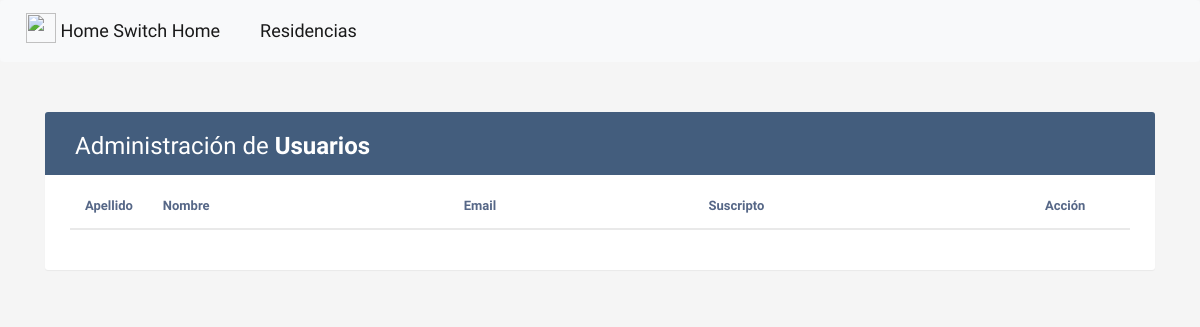
The page /crudUsuarios.php?pagina=2 on the database as committed earlier.
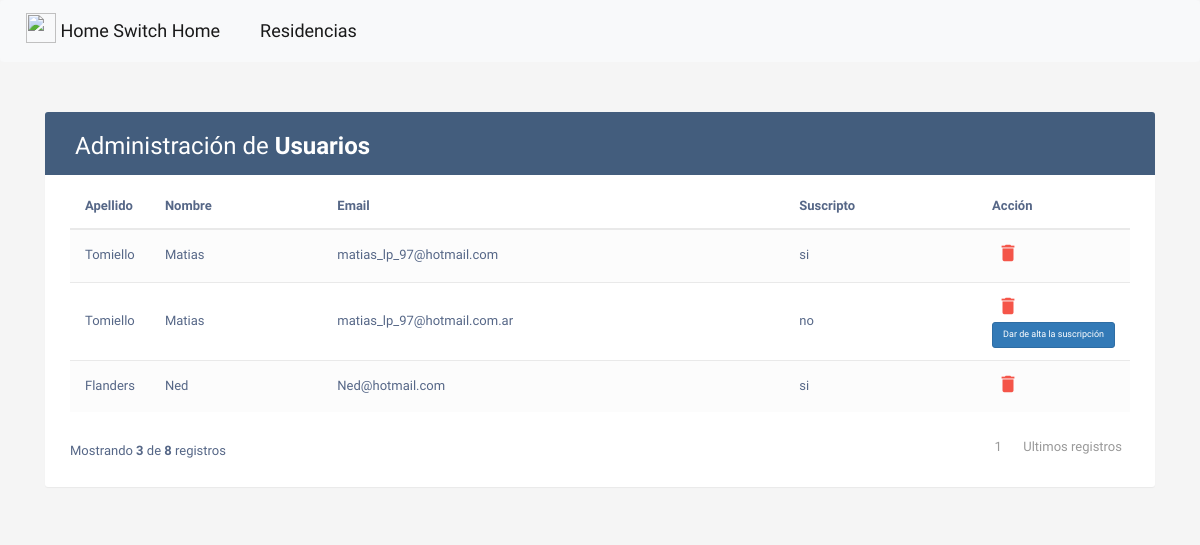
The same page on the database as committed later.
### tables this page shows
CREATE TABLE `usuario` (
  `id` int(11) NOT NULL,
  `email` varchar(45) NOT NULL,
  `apellido` varchar(45) NOT NULL,
  `nombre` varchar(45) NOT NULL,
  `contrasenia` varchar(45) NOT NULL,
  `suscripto` enum('si','no') NOT NULL,
  `tarjeta_credito` bigint(16) NOT NULL,
  `numero_seguridad` int(3) NOT NULL,
  `actualizar` enum('si','no') NOT NULL
);

### crudUsuarios.php (the view, shortened to what this page needs)
<!DOCTYPE html>
<html lang="es">
<?php
include("links.php");
$conexion = conectar();
?>
<head>
	<link rel="stylesheet" href="https://maxcdn.bootstrapcdn.com/font-awesome/4.7.0/css/font-awesome.min.css">
	<link rel="stylesheet" href="https://maxcdn.bootstrapcdn.com/bootstrap/3.3.7/css/bootstrap.min.css">
	<link rel="stylesheet" href="css/style_crudResidencia.css">
</head>
<?php
$por_pagina = 5;
if (isset($_GET['pagina'])) {
	$pagina = $_GET['pagina'];
} else {
	$pagina = 1;
}
$empieza = ($pagina - 1) * $por_pagina;
$query = "SELECT * FROM usuario ORDER BY email LIMIT $empieza, $por_pagina";
$resultado = mysqli_query($conexion, $query);
?>
<body>
	<nav class="navbar navbar-expand-lg navbar-light bg-light">
	  <a class="navbar-brand" href="crudUsuarios.php">
	    <img style="margin-top: -8px;" src="Logos/Logos/HSH-Logo.svg" width="30" height="30" class="mb-3 d-inline-block align-top" alt="">
	    Home Switch Home
	  </a>
	  <a class="navbar-brand" href="crudResidencia.php">Residencias</a>
	</nav>
	<div class="container">
		<div class="table-wrapper">
			<div class="table-title">
				<div class="row">
					<div class="col-sm-6">
						<h2>Administración de <b>Usuarios</b></h2>
					</div>
				</div>
			</div>
			<table class="table table-striped table-hover">
				<thead>
					<tr>
						<th>Apellido</th>
						<th>Nombre</th>
						<th>Email</th>
						<th>Suscripto</th>
						<th>Acción</th>
					</tr>
				</thead>
				<tbody>
					<?php
					$j = 0;
					while ($fila = mysqli_fetch_assoc($resultado)) {
						$id = $fila['id'];
						$j++;
						?>
						<tr>
							<td><?php echo utf8_encode(utf8_decode($fila['apellido'])); ?></td>
							<td><?php echo utf8_encode(utf8_decode($fila['nombre'])); ?></td>
							<td><?php echo utf8_encode(utf8_decode($fila['email'])); ?></td>
							<td><?php echo $fila['suscripto'];?></td>
							<td>
								<a href="deleteUser.php?id=<?php echo $id; ?>" class="delete" data-toggle="modal"><i class="material-icons" data-toggle="tooltip" title="Eliminar">&#xE872;</i></a>
								<?php
								if (($fila['suscripto'] == 'no') and ($fila['actualizar'] == 'si')){?>
									<a href="validarUsuario.php?id=<?php echo $id;?>">
										<button type="button" class="btn btn-primary btn-sm" >Dar de alta la suscripción</button>
									</a>
								<?php } ?>
							</td>
						</tr>
					<?php
					}
					?>
				</tbody>
			</table>
			<?php
			$qry = "SELECT * FROM usuario";
			$result = mysqli_query($conexion, $qry);
			$total_registros = mysqli_num_rows($result);
			?>
			<div class="clearfix">
				<?php
				if (isset($total_registros)) {
					if ($total_registros > 5) {
						$total_paginas = ceil($total_registros / $por_pagina);
						?>
						<div class="hint-text">Mostrando <b><?php echo $j ?></b> de <b><?php echo $total_registros; ?></b> registros</div>
						<nav aria-label="Page navigation example">
							<ul class="pagination">
								<?php
								for ($i = 1; $i < $total_paginas; $i++) {
									echo "<li class='page-item'>
										<a href='crudUsuarios.php?pagina=" . $i . "' class='page-link'>" . $i . "</a>
									  </li>";
								}
								echo "<li class='page-item'><a href='crudUsuarios.php?pagina=$total_paginas' class='page-link'>" . 'Ultimos registros' . "</a></li>";
							}
						}
						?>
					</ul>
				</nav>
			</div>
		</div>
	</div>
</body>
</html>

Rows that differ between the two databases and show on the page:
added usuario: apellido "Tomiello", nombre "Matias", email "matias_lp_97@hotmail.com", suscripto "si"
added usuario: apellido "Tomiello", nombre "Matias", email "matias_lp_97@hotmail.com.ar", suscripto "no"
added usuario: apellido "Flanders", nombre "Ned", email "Ned@hotmail.com", suscripto "si"
Other text that changed with them:
$j: (not shown) → "3"
$total_registros: (not shown) → "8"
text now shown: "Mostrando de registros Ultimos registros"
new list line: "1"
